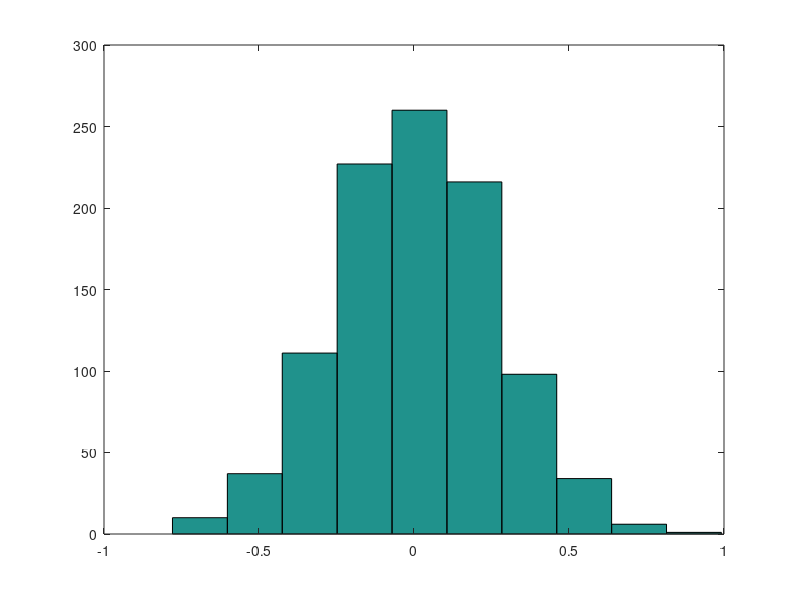

Write the MATLAB code that produced this figure. (Note: this script raises an error after producing the figure.)
% Create a normal distribution with mean=0, std=0.26
pd = makedist('Normal','mu',0,'sigma',0.26);

% Draw 1000 random samples from the distribution
r = random(pd,[1000 1]);

% Plot histogram of the samples to visualize distribution
hist(r);

% Perform paired t-test between two columns of behav data
[h,p] = ttest(behav(:,1),behav(:,2));

% Copy the first two columns of behav data for manipulation
tbehav(:,1) = behav(:,1); 
tbehav(:,2) = behav(:,2);

% Create a new normal distribution with mean=0, std=0.2 for simulation noise
pd = makedist('Normal','mu',0,'sigma',0.2);

temp11 = [];  % Initialize array to store test results
Nt = 1000;    % Number of simulations

for i = 1:Nt
    % Generate random scaling factors (6x2 matrix) from pd, add 1 (to keep near original scale)
    r = random(pd,[6 2]) + 1;   
    
    % Multiply original behavioral data by random factors to simulate variability
    tempbh(:,1:2) = tbehav(:,1:2) .* r;
    
    % Perform paired t-test on simulated data columns
    [h,p] = ttest(tempbh(:,1),tempbh(:,2));
    
    % Store test outcome h (0 or 1 for reject null) and p-value
    temp11(i,1) = h; 
    temp11(i,2) = p;
end

% Count how many simulated tests rejected the null hypothesis (h==1)
rtemp = length(find(temp11(:,1) == 1)); 

% Calculate match rate: proportion of simulations showing significance
matchrate = rtemp / Nt;

% Perform t-test between column 1 and column 3 of original behav data (not used in loop)
[hk,pk] = ttest(behav(:,1),behav(:,3));

% Prepare X-axis values for plotting (all set to 1 for violin plot positioning)
xais1 = zeros(1000,1) + 1;

% Plot violin plot of all simulated p-values (distribution shape + density)
violin(temp11(:,2));

% Set Y-axis limits to focus on p-values range of interest (0 to 0.1)
ylim([0 0.1]);

% The violin plot visualizes the distribution of 1000 simulated p-values from paired t-tests
% performed on fidgeting scores under simulated noise conditions.
%
% Remote memory retrieval induced significantly higher fidgeting compared to before, 
% even for these simulated p-values, with 99.6% of the values < 0.05.
%
% The X-axis (width) represents the density of p-values at each value on the Y-axis.
% The shape indicates that most simulated p-values cluster near zero, supporting the
% robustness of the significant behavioral effect observed in the real data.

